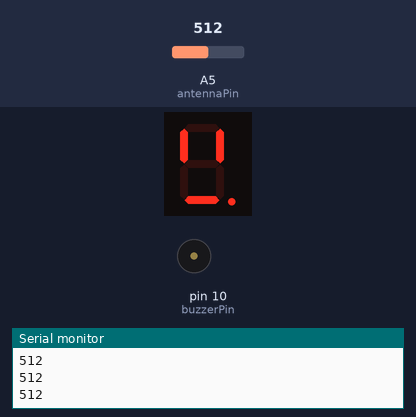
Bench run of a sketch on a simulated Arduino Uno, built with avr-gcc and run on an emulated ATmega328P. Shown: 1-digit seven-segment display, buzzer (waves = sounding), the last lines printed to the serial monitor. Wiring (inferred from the names in the program): 1-digit 7-segment display, segments lit when LOW: segments pin 2, pin 3, pin 4, pin 5, pin 6, pin 7, pin 8, pin 9. The inputs (shaded band) are chosen by the test bench; at power-on: A5 (antennaPin) = 512. The segment pins are drawn as the display they are named for.

Above: at 1.3 s.
1.4 s: A5 (antennaPin) set to 11
At 2.2 s:
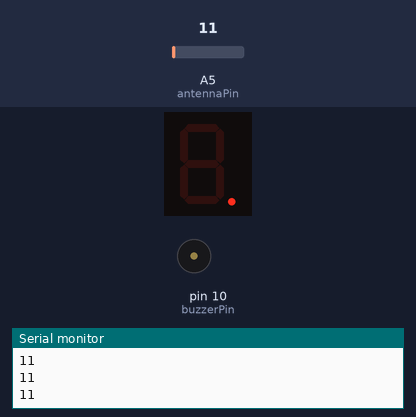
4.4 s: A5 (antennaPin) set to 8
At 5.7 s:
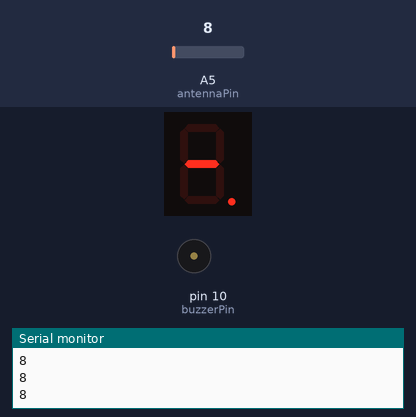
6.2 s: A5 (antennaPin) set to 110
At 7.0 s:
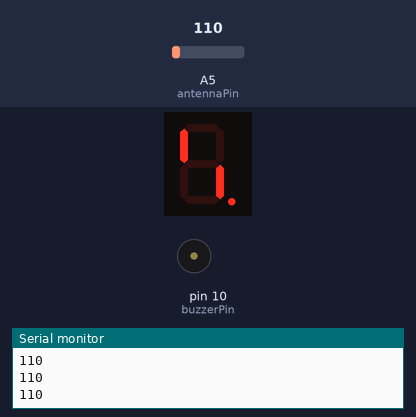
9.2 s: A5 (antennaPin) set to 0
At 10.2 s:
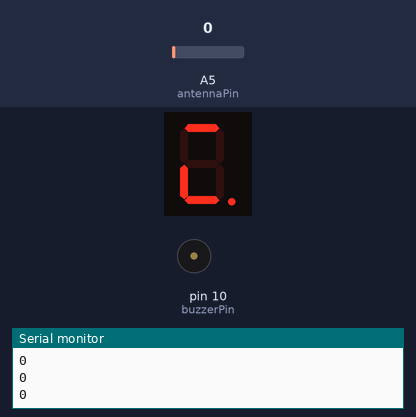
11.9 s: A5 (antennaPin) set to 122
At 12.6 s:
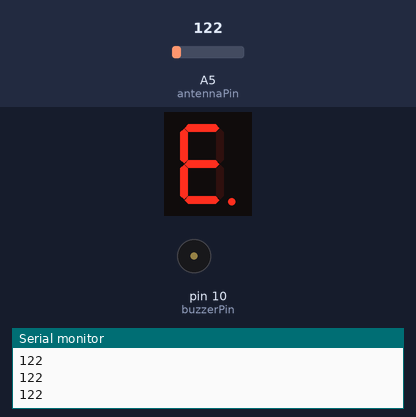
14.9 s: A5 (antennaPin) set to 107
16.7 s: A5 (antennaPin) set to 91
At 17.5 s:
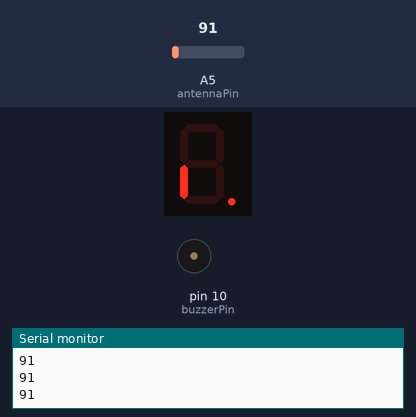
Timing chart, 0 to 20.7 s (numbered marks = the images above; inputs shaded):
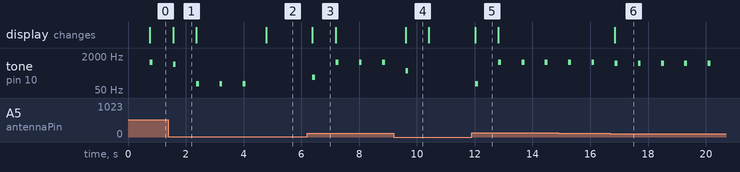

The sketch:

emf_detector.ino
```cpp
const int pinA = 2;
const int pinB = 3;
const int pinC = 4;
const int pinD = 5;
const int pinE = 6;
const int pinF = 7;
const int pinG = 8;
const int pinDP = 9;
const int buzzerPin = 10;
const int antennaPin = A5;


int toneMultiplier = 100;
int buzzerDuration = 100;
int senseLimit = 100; // raise this number to decrease sensitivity (up to 1023 max)
int antennaValue = 0;
int numberOfReadings = 15;
int index = 0;
int total = 0;
int average = 0;
int updateTime = 50;


const int segSize = 8;
const int noOfDigits = 10;
int segments[segSize] = {
  pinA, pinB, pinC, pinD, pinE, pinF, pinG, pinDP
};

bool digitMatrix[noOfDigits][segSize-1] = {
// a  b  c  d  e  f  g
  {1, 1, 1, 1, 1, 1, 0}, // 0
  {0, 1, 1, 0, 0, 0, 0}, // 1
  {1, 1, 0, 1, 1, 0, 1}, // 2
  {1, 1, 1, 1, 0, 0, 1}, // 3
  {0, 1, 1, 0, 0, 1, 1}, // 4
  {1, 0, 1, 1, 0, 1, 1}, // 5
  {1, 0, 1, 1, 1, 1, 1}, // 6
  {1, 1, 1, 0, 0, 0, 0}, // 7
  {1, 1, 1, 1, 1, 1, 1}, // 8
  {1, 1, 1, 1, 0, 1, 1}  // 9
};

void displayNumber(byte digit){
  for(int i = 0; i < segSize - 1; i++){
    digitalWrite(segments[i], digitMatrix[digit][i]);
  }
}

void setup() {
  for (int i = 0; i < segSize; i++){
    pinMode(segments[i], OUTPUT);
  }

  pinMode(antennaPin, INPUT);
  pinMode(buzzerPin, OUTPUT);
  Serial.begin(9600);
}


void loop() {

  //for 15 readings, we calculate the average value of the atenna input
  if (index < numberOfReadings){
    antennaValue = analogRead(antennaPin);
    Serial.println(antennaValue);
    antennaValue = constrain(antennaValue, 0, senseLimit);
    antennaValue = map(antennaValue, 0, senseLimit, 0, noOfDigits);
    total += antennaValue;
    index++;
  }
  else if (index == numberOfReadings){
    average = total/numberOfReadings;
    index = 0;
    total = 0;
    //we display the average on the 7-segment-display
    displayNumber(average);
    if (average != 0){
      tone(buzzerPin, average * toneMultiplier, buzzerDuration);
    }
  }
  delay(updateTime);
}
```

Measured:
- the behaviour switches between 10 and 9 on A5 (antennaPin) (found by bisection; images 1 and 2)
- the behaviour switches between 100 and 99 on A5 (antennaPin) (found by bisection; images 5 and 6)
- after the input at 1.4 s, the display: changes after 0.16 s (image 1)
- after the input at 4.4 s, tone on pin 10 (buzzerPin): stops changing and stays silent; the display: changes after 0.38 s (image 2)
- after the input at 6.2 s, tone on pin 10 (buzzerPin): silent → 200 Hz after 0.19 s, then repeats every 0.81 s: silent 0.71 s, 1000 Hz 0.10 s; the display: changes after 0.19 s (image 3)
- after the input at 9.2 s, the display: changes after 0.41 s (image 4)
- after the input at 11.9 s, tone on pin 10 (buzzerPin): silent → 100 Hz after 0.12 s, then repeats every 0.81 s: silent 0.71 s, 1000 Hz 0.10 s; the display: changes after 0.12 s (image 5)
- after the input at 16.7 s, the display: changes after 0.15 s (image 6)
